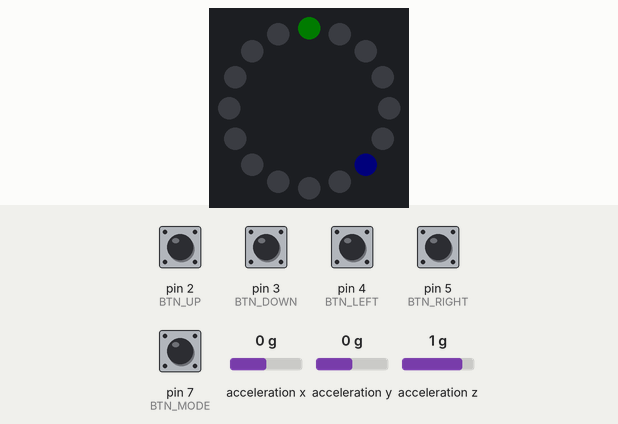
This sketch was run on a simulated Arduino Uno, built with avr-gcc and run on an emulated ATmega328P. On the bench: 16 RGB LEDs in a ring, first at the top, clockwise. Wiring (inferred from the names in the program): ADXL345 accelerometer at I2C address 0x53. The inputs (shaded band) are chosen by the test bench; at power-on: pin 2 (BTN_UP), pin 3 (BTN_DOWN), pin 4 (BTN_LEFT), pin 5 (BTN_RIGHT), pin 7 (BTN_MODE) HIGH, acceleration x 0 g, acceleration y 0 g, acceleration z 1 g. Dim RGB values are drawn brighter than linear; random numbers use the default seed unless the sketch sets one.

Above: at 1.3 s.
1.4 s: pin 7 (BTN_MODE) pulled LOW for 0.15 s
At 1.49 s:
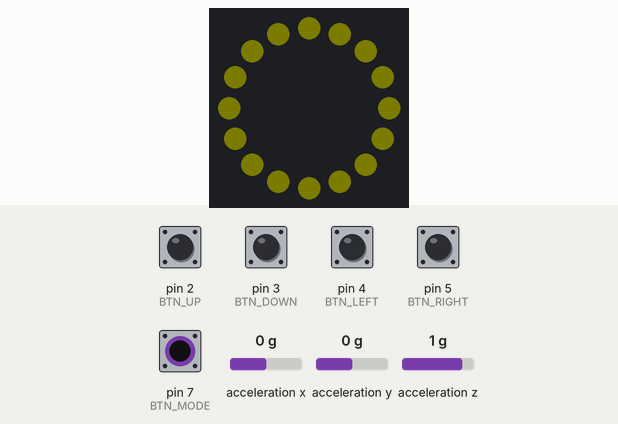
3.0 s: acceleration x set to 0.8 g
At 4.4 s:
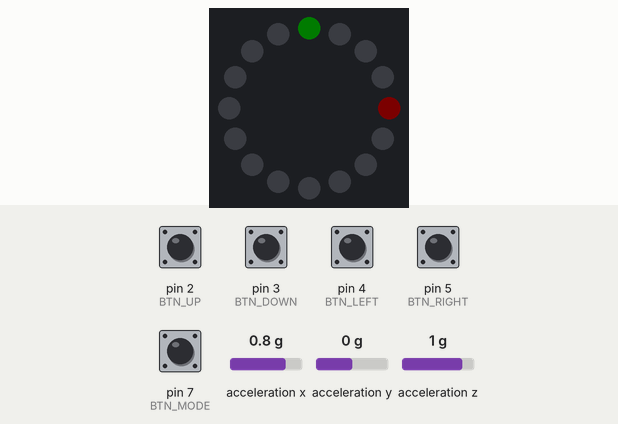
4.7 s: pin 7 (BTN_MODE) pulled LOW for 1 s
At 7.49 s:
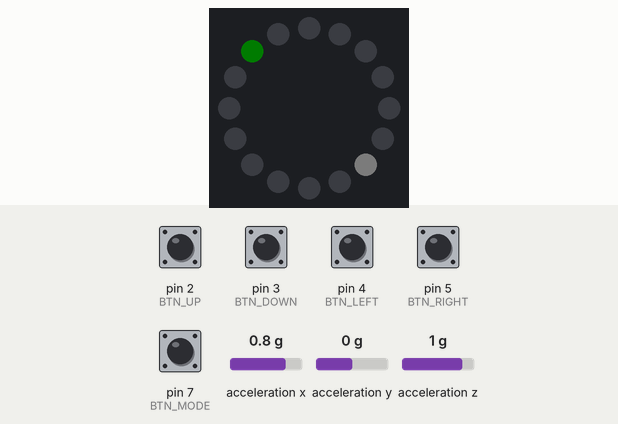

The sketch:

RGB_4x4.ino
```cpp
#include "matr.h"
#include "EventTimer.h"
#include "input.h"
#include "buttons.h"
#include "accel.h"
#include "config.h"

enum ControlMode { MODE_AUTO, MODE_BUTTONS, MODE_ACCEL };

static EventTimer inputTimer(10);
static EventTimer stepTimer(100);

static ControlMode   mode = MODE_BUTTONS;
static Buttons       buttons;
static Accelerometer accel;

static int g_score = 0;

static const char* modeName(ControlMode m) {
  switch (m) {
    case MODE_AUTO:    return "AUTO";
    case MODE_BUTTONS: return "BUTTONS";
    case MODE_ACCEL:   return "ACCEL";
  }
  return "?";
}

static void processStep(const DotState& s) {
  if (s.reachedTarget) g_score++;

#if LOG_ENABLED
  Serial.print("pos ");
  Serial.print(s.pos);
  Serial.print(" (r");
  Serial.print(s.row);
  Serial.print(", c");
  Serial.print(s.col);
  Serial.print(") dir ");
  Serial.print(directionName(s.dir));
  if (s.reachedTarget) {
    Serial.print("  GOAL! score=");
    Serial.print(g_score);
  }
  Serial.println();
#else
  (void)s;
#endif
}

static void enterMode(ControlMode m) {
  mode = m;

#if LOG_ENABLED
  Serial.print("mode: ");
  Serial.println(modeName(mode));
#endif

  if (mode == MODE_AUTO) {
    processStep(dotStep());
    stepTimer.start();
  } else {
    stepTimer.stop();
    if (mode == MODE_BUTTONS) {
      buttons.suppressUntilNeutral();
    }
    if (mode == MODE_ACCEL) {
      // Заставка «калибровка»: жёлтая матрица на ~100 мс,
      // пока идёт recalibrate() (20 × 5 мс + I2C-чтения).
      matrShowCalibrating();
      accel.recalibrate();
      matrRefresh();
      accel.suppressUntilNeutral();
    }
  }
}

static void cycleMode() {
  ControlMode next = MODE_AUTO;
  switch (mode) {
    case MODE_AUTO:    next = MODE_BUTTONS; break;
    case MODE_BUTTONS: next = MODE_ACCEL;   break;
    case MODE_ACCEL:   next = MODE_AUTO;    break;
  }
  enterMode(next);
}

static DirectionOfMovement dirFromEvent(IInput::Event ev) {
  switch (ev) {
    case IInput::EV_UP:    return UP;
    case IInput::EV_DOWN:  return DOWN;
    case IInput::EV_LEFT:  return LEFT;
    case IInput::EV_RIGHT: return RIGHT;
    default:               return STANDSTILL;
  }
}

static void onInputTick() {
  IInput::Event btnEv = buttons.poll();

  if (btnEv == IInput::EV_MODE) {
    cycleMode();
    dotVisualTick();
    return;
  }

  IInput::Event dirEv = IInput::EV_NONE;

  switch (mode) {
    case MODE_BUTTONS:
      dirEv = btnEv;
      break;
    case MODE_ACCEL:
      dirEv = accel.poll();
      break;
    case MODE_AUTO:
      break;
  }

  if (dirEv != IInput::EV_NONE) {
    processStep(dotMoveDirection(dirFromEvent(dirEv)));
  }

  dotVisualTick();
}

static void onStepTick() {
  if (mode != MODE_AUTO) return;
  processStep(dotStep());
}

void setup() {
#if LOG_ENABLED
  Serial.begin(9600);
#endif
  randomSeed(analogRead(A0));

  buttons.begin();
  accel.begin();
  matrInit(3);
  dotInit(START_POS);

#if LOG_ENABLED
  Serial.print("=== BOOT === mode: ");
  Serial.println(modeName(mode));
#endif

  inputTimer.setCallback(onInputTick);
  stepTimer.setCallback(onStepTick);
}

void loop() {
  inputTimer.tick();
  stepTimer.tick();
}
```

EventTimer.cpp
```cpp
#include "EventTimer.h"

// ---- Конструкторы ----

EventTimer::EventTimer()
    : previousMillis(0),
      interval(1),
      running(true),
      onTick(nullptr) {}

EventTimer::EventTimer(unsigned long intervalMs)
    : previousMillis(0),
      interval(intervalMs == 0 ? 1 : intervalMs),   // защита от 0
      running(true),
      onTick(nullptr) {}

// ---- Настройка ----

void EventTimer::setCallback(TimerCallback cb) {
    onTick = cb;
}

void EventTimer::setInterval(unsigned long intervalMs) {
    interval = (intervalMs == 0) ? 1 : intervalMs;
    previousMillis = millis();   // перезапустить сетку с новым периодом
}

// ---- Управление ----

void EventTimer::start() {
    running = true;
    previousMillis = millis();   // сетка стартует «сейчас»
}

void EventTimer::stop() {
    running = false;
}

// ---- Тик ----

void EventTimer::tick() {
    if (!running) return;

    unsigned long now = millis();
    if (now - previousMillis < interval) return;

    // Сдвигаем сетку на полный период, а не на текущее время,
    // чтобы не накапливать дрейф от задержек loop().
    previousMillis += interval;

    // Если отстали больше чем на период — ресинхронизируемся,
    // чтобы не выдать пачку срабатываний подряд.
    if (now - previousMillis >= interval) {
        previousMillis = now;
    }

    if (onTick != nullptr) {
        onTick();
    }
}
```

EventTimer.h
```cpp
#ifndef EVENT_TIMER_H
#define EVENT_TIMER_H

#include <Arduino.h>

// Колбэк, который таймер вызывает на каждом срабатывании.
// Никаких аргументов: таймер не знает, что делает потребитель —
// мигает он, дышит или шлёт пакет по Serial. Просто «тикает».
typedef void (*TimerCallback)();

class EventTimer {
public:
    // Интервал по умолчанию 1 мс, таймер сразу запущен.
    // Реальный интервал задать через setInterval().
    EventTimer();

    // Явный интервал, таймер сразу запущен.
    explicit EventTimer(unsigned long intervalMs);

    // --- Настройка ---
    void setCallback(TimerCallback cb);
    void setInterval(unsigned long intervalMs);   // перезапускает сетку

    // --- Управление ---
    void start();   // сбросить сетку и запустить
    void stop();    // остановить, интервал сохраняется

    // --- Основной вызов: дергать из loop() ---
    void tick();

    // --- Чтение ---
    bool          isRunning()   const { return running; }
    unsigned long getInterval() const { return interval; }

private:
    unsigned long previousMillis;
    unsigned long interval;
    bool          running;

    TimerCallback onTick;
};

#endif // EVENT_TIMER_H 
```

accel.cpp
```cpp
#include "accel.h"
#include "config.h"
#include <Wire.h>
#include <math.h>

#define ADXL345_ADDR       0x53
#define REG_POWER_CTL      0x2D
#define REG_DATA_FORMAT    0x31
#define REG_BW_RATE        0x2C
#define REG_DATAX0         0x32

static void writeReg(uint8_t reg, uint8_t val) {
  Wire.beginTransmission(ADXL345_ADDR);
  Wire.write(reg);
  Wire.write(val);
  Wire.endTransmission();
}

static void readRegs(uint8_t reg, uint8_t *buf, uint8_t len) {
  Wire.beginTransmission(ADXL345_ADDR);
  Wire.write(reg);
  Wire.endTransmission(false);
  Wire.requestFrom((uint8_t)ADXL345_ADDR, len);
  for (uint8_t i = 0; i < len && Wire.available(); i++) {
    buf[i] = Wire.read();
  }
}

void Accelerometer::begin() {
  Wire.begin();
  writeReg(REG_DATA_FORMAT, 0x00);
  writeReg(REG_BW_RATE,     0x0A);
  writeReg(REG_POWER_CTL,   0x08);

  delay(10);
  calibrate();
}

IInput::Event Accelerometer::poll() {
  float ax, ay, az;
  readRaw(ax, ay, az);
  return decideEvent(ax, ay);
}

void Accelerometer::suppressUntilNeutral() {
  m_needNeutral = true;
}

void Accelerometer::recalibrate() {
  calibrate();
}

void Accelerometer::calibrate() {
  float sx = 0.0f, sy = 0.0f;
  for (int i = 0; i < 20; i++) {
    float ax, ay, az;
    readRaw(ax, ay, az);
    sx += ax;
    sy += ay;
    delay(5);
  }
  m_offsetX = sx / 20.0f;
  m_offsetY = sy / 20.0f;
}

void Accelerometer::readRaw(float &ax, float &ay, float &az) {
  uint8_t buf[6];
  readRegs(REG_DATAX0, buf, 6);

  int16_t rawX = (int16_t)(buf[0] | (buf[1] << 8));
  int16_t rawY = (int16_t)(buf[2] | (buf[3] << 8));
  int16_t rawZ = (int16_t)(buf[4] | (buf[5] << 8));

  const float scale = 0.0039f;
  ax = rawX * scale;
  ay = rawY * scale;
  az = rawZ * scale;
}

IInput::Event Accelerometer::decideEvent(float ax, float ay) {
  float dx = ax - m_offsetX;
  float dy = ay - m_offsetY;

  if (m_needNeutral) {
    bool inNeutral = (fabs(dx) < NEUTRAL_ZONE_G && fabs(dy) < NEUTRAL_ZONE_G);
    if (inNeutral) {
      m_needNeutral = false;
    } else {
      return EV_NONE;
    }
  }

  float ax_mag = fabs(dx);
  float ay_mag = fabs(dy);
  if (ax_mag < TILT_THRESHOLD_G && ay_mag < TILT_THRESHOLD_G) {
    return EV_NONE;
  }

  bool  useX = (ax_mag > ay_mag);
  float mag  = useX ? ax_mag : ay_mag;

  float t = (mag - TILT_THRESHOLD_G) / (TILT_MAX_G - TILT_THRESHOLD_G);
  if (t < 0.0f) t = 0.0f;
  if (t > 1.0f) t = 1.0f;

  uint16_t cooldownMs =
      STEP_COOLDOWN_MAX_MS -
      (uint16_t)(t * (STEP_COOLDOWN_MAX_MS - STEP_COOLDOWN_MIN_MS));

  unsigned long now = millis();
  if (now - m_lastStepTime < cooldownMs) {
    return EV_NONE;
  }

  Event ev;
  if (useX) {
    ev = (dx > 0) ? EV_RIGHT : EV_LEFT;
  } else {
    ev = (dy > 0) ? EV_UP : EV_DOWN;
  }

  m_lastStepTime = now;
  return ev;
}
```

accel.h
```cpp
#pragma once
#include "input.h"

class Accelerometer : public IInput {
public:
  void  begin() override;
  Event poll() override;
  void  suppressUntilNeutral() override;

  /* Перекалибровать: текущее положение платы становится «нейтралью».
   * Блокирует ~100–120 мс (20 отсчётов × 5 мс + I2C).
   * Вызывать при входе в ACCEL, чтобы не тащить за собой
   * калибровку, сделанную при старте. */
  void  recalibrate();

private:
  static constexpr float    TILT_THRESHOLD_G     = 0.35f;
  static constexpr float    TILT_MAX_G           = 0.60f;
  static constexpr uint16_t STEP_COOLDOWN_MIN_MS = 100;
  static constexpr uint16_t STEP_COOLDOWN_MAX_MS = 300;
  static constexpr float    NEUTRAL_ZONE_G       = 0.15f;

  unsigned long m_lastStepTime = 0;
  bool          m_needNeutral  = false;
  float         m_offsetX = 0.0f;
  float         m_offsetY = 0.0f;

  void  readRaw(float &ax, float &ay, float &az);
  void  calibrate();
  Event decideEvent(float ax, float ay);
};
```

buttons.cpp
```cpp
#include "buttons.h"
#include "config.h"

static bool isPressed(int pin) {
#if BTN_ACTIVE_LOW
  return digitalRead(pin) == LOW;
#else
  return digitalRead(pin) == HIGH;
#endif
}

void Buttons::begin() {
#if BTN_ACTIVE_LOW
  pinMode(BTN_UP,    INPUT_PULLUP);
  pinMode(BTN_DOWN,  INPUT_PULLUP);
  pinMode(BTN_LEFT,  INPUT_PULLUP);
  pinMode(BTN_RIGHT, INPUT_PULLUP);
  pinMode(BTN_MODE,  INPUT_PULLUP);
#else
  pinMode(BTN_UP,    INPUT);
  pinMode(BTN_DOWN,  INPUT);
  pinMode(BTN_LEFT,  INPUT);
  pinMode(BTN_RIGHT, INPUT);
  pinMode(BTN_MODE,  INPUT);
#endif

  m_modeRaw    = isPressed(BTN_MODE);
  m_modeStable = m_modeRaw;
  m_modeChange = millis();

  m_dirRaw    = -1;
  m_dirChange = millis();
  m_dirLocked = false;
}

IInput::Event Buttons::poll() {
  const unsigned long DEBOUNCE = 25;
  unsigned long now = millis();

  // --- MODE: фронт ---
  bool modeNow = isPressed(BTN_MODE);
  if (modeNow != m_modeRaw) {
    m_modeRaw    = modeNow;
    m_modeChange = now;
  }
  if ((now - m_modeChange) >= DEBOUNCE && modeNow != m_modeStable) {
    m_modeStable = modeNow;
    if (m_modeStable) return EV_MODE;
  }

  // --- Направления: latch ---
  int dirNow = -1;
  if      (isPressed(BTN_UP))    dirNow = BTN_UP;
  else if (isPressed(BTN_DOWN))  dirNow = BTN_DOWN;
  else if (isPressed(BTN_LEFT))  dirNow = BTN_LEFT;
  else if (isPressed(BTN_RIGHT)) dirNow = BTN_RIGHT;

  if (dirNow != m_dirRaw) {
    m_dirRaw    = dirNow;
    m_dirChange = now;
  }

  if (m_dirLocked) {
    if (dirNow == -1 && (now - m_dirChange) >= DEBOUNCE) {
      m_dirLocked = false;
    }
    return EV_NONE;
  }

  if (dirNow == -1) return EV_NONE;
  if ((now - m_dirChange) < DEBOUNCE) return EV_NONE;

  m_dirLocked = true;
  switch (dirNow) {
    case BTN_UP:    return EV_UP;
    case BTN_DOWN:  return EV_DOWN;
    case BTN_LEFT:  return EV_LEFT;
    case BTN_RIGHT: return EV_RIGHT;
  }
  return EV_NONE;
}

void Buttons::suppressUntilNeutral() {
  m_dirLocked = true;
  m_dirRaw    = -1;
  m_dirChange = millis();
}
```

buttons.h
```cpp
#pragma once
#include "input.h"

class Buttons : public IInput {
public:
  void          begin() override;
  IInput::Event poll() override;
  void          suppressUntilNeutral() override;

private:
  // --- MODE ---
  bool          m_modeRaw    = false;
  bool          m_modeStable = false;
  unsigned long m_modeChange = 0;

  // --- Направления ---
  int           m_dirRaw     = -1;
  unsigned long m_dirChange  = 0;
  bool          m_dirLocked  = false;
};
```

input.h
```cpp
#pragma once
#include <Arduino.h>

/* Абстрактный источник ввода.
 * .ino работает только с этим интерфейсом и не знает,
 * за ним кнопки, джойстик или акселерометр.
 *
 * Конкретный класс решает:
 *   - как физически читать устройство;
 *   - как превращать его в «шаги» (latch / порог / что угодно);
 *   - как определять переключение режима. */
class IInput {
public:
  enum Event {
    EV_NONE = 0,
    EV_MODE,      // запрос переключения режима (фронт)
    EV_UP,        // готов один шаг
    EV_DOWN,
    EV_LEFT,
    EV_RIGHT
  };

  virtual ~IInput() {}

  /* Настроить пины / I2C / что нужно. Вызывать в setup(). */
  virtual void begin() = 0;

  /* Опрос. Вызывать часто (100 Гц для кнопок, 30–50 Гц хватит для датчика).
   * Возвращает одно событие за вызов или EV_NONE. */
  virtual Event poll() = 0;

  /* Не выдавать событий направления, пока ввод не вернётся в «нейтраль»:
   *   кнопки      — все отпущены
   *   джойстик    — в центре
   *   акселерометр — выровнен
   * Нужно при возврате в MANUAL, чтобы зажатая кнопка / наклон
   * не дали «фантомный» шаг. */
  virtual void suppressUntilNeutral() = 0;
};
```

matr.h
```cpp
#pragma once
#include <Arduino.h>

enum DirectionOfMovement {
  UP, DOWN, LEFT, RIGHT,
  STANDSTILL, JUMP, FIRST
};

struct DotState {
  int                 pos;
  int                 row;
  int                 col;
  DirectionOfMovement dir;
  bool                reachedTarget;
};

void matrInit(uint8_t br);
DotState dotInit(int startPos);
DotState dotStep();
DotState dotMoveDirection(DirectionOfMovement dir);

/* Тик визуальных эффектов: гасит вспышки STANDSTILL и GOAL,
 * когда их время вышло. Вызывать часто (раз в 5–20 мс). */
void dotVisualTick();

/* Залить всю матрицу цветом калибровки (COLOR_CALIB_*).
 * Используется как «заставка» на время recalibrate(). */
void matrShowCalibrating();

/* Перерисовать текущий кадр (точка + цель + активные вспышки).
 * Нужна после matrShowCalibrating(), чтобы вернуть игровую картинку. */
void matrRefresh();

const char* directionName(DirectionOfMovement d);
```

config.h
```cpp
#pragma once

// ---------- RGB ----------
#define LED_PIN 6
#define LED_COUNT 16

// ---------- Кнопки / джойстик ----------
#define BTN_ACTIVE_LOW 1

#define BTN_UP    2
#define BTN_DOWN  3
#define BTN_LEFT  4
#define BTN_RIGHT 5
#define BTN_MODE  7

#define START_POS 6

// ---------- Цвета точки (RGB) ----------
#define COLOR_DOT_R   0
#define COLOR_DOT_G   0
#define COLOR_DOT_B   255

#define COLOR_FLASH_R 255
#define COLOR_FLASH_G 0
#define COLOR_FLASH_B 0

// ---------- Цвета игровых элементов ----------
#define COLOR_TARGET_R 0
#define COLOR_TARGET_G 255
#define COLOR_TARGET_B 0

// Вспышка при достижении цели (белая — заметнее всего)
#define COLOR_GOAL_R 255
#define COLOR_GOAL_G 255
#define COLOR_GOAL_B 255

// ---------- Длительности вспышек ----------
#define STANDSTILL_FLASH_MS 150
#define GOAL_FLASH_MS       300

// ---------- Отладка ----------
// 1 = логировать в Serial
// 0 = не логировать (экономия flash и времени; Serial даже не инициализируется)
#define LOG_ENABLED 0

// Цвет матрицы во время калибровки акселерометра
#define COLOR_CALIB_R 255
#define COLOR_CALIB_G 255
#define COLOR_CALIB_B 0
```

Source omitted: matr.cpp (6752 bytes)

Measured:
- after the input at 1.4 s, the LEDs: change at once (image 1)
- after the input at 3.0 s, the LEDs: first change at once (image 2 shows a later state)
- after the input at 4.7 s, the LEDs: first change at once (image 3 shows a later state)
